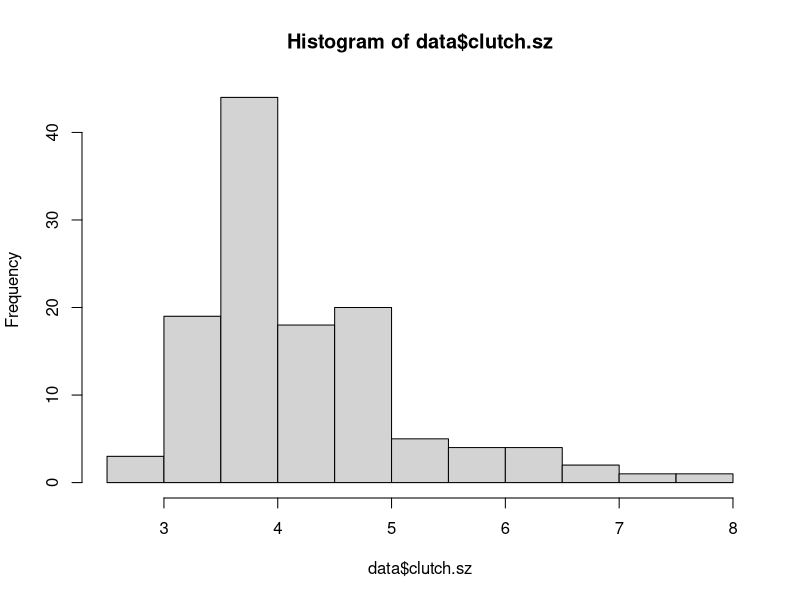
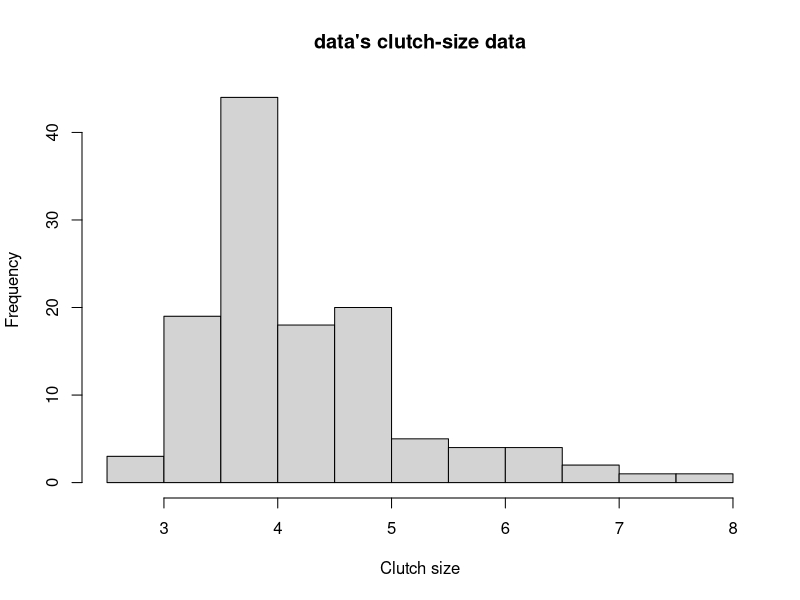
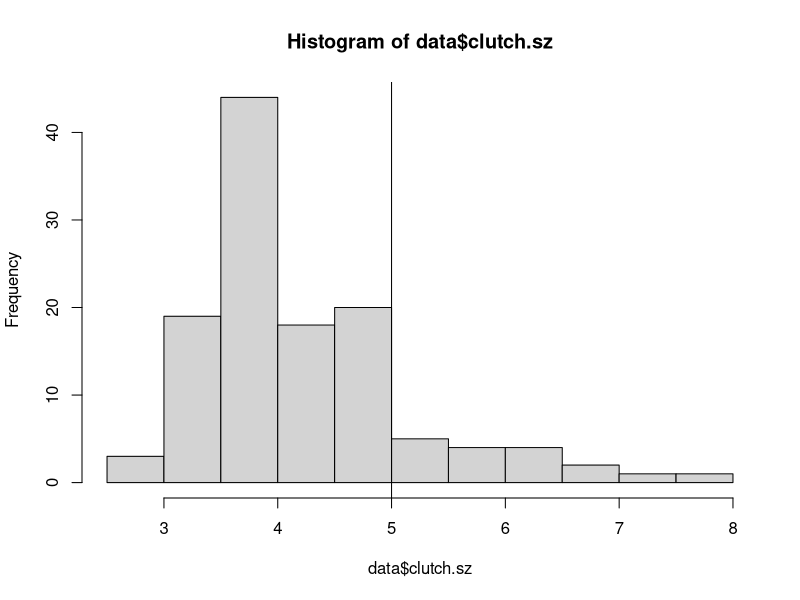
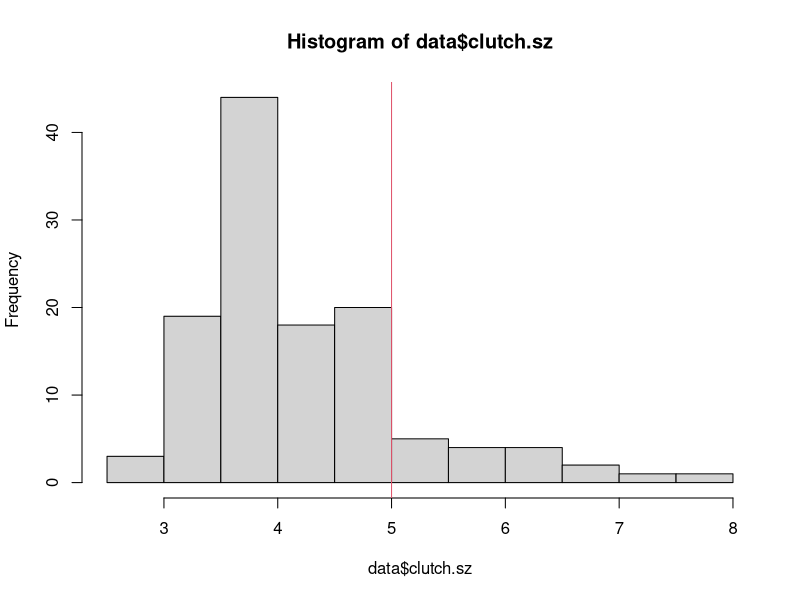
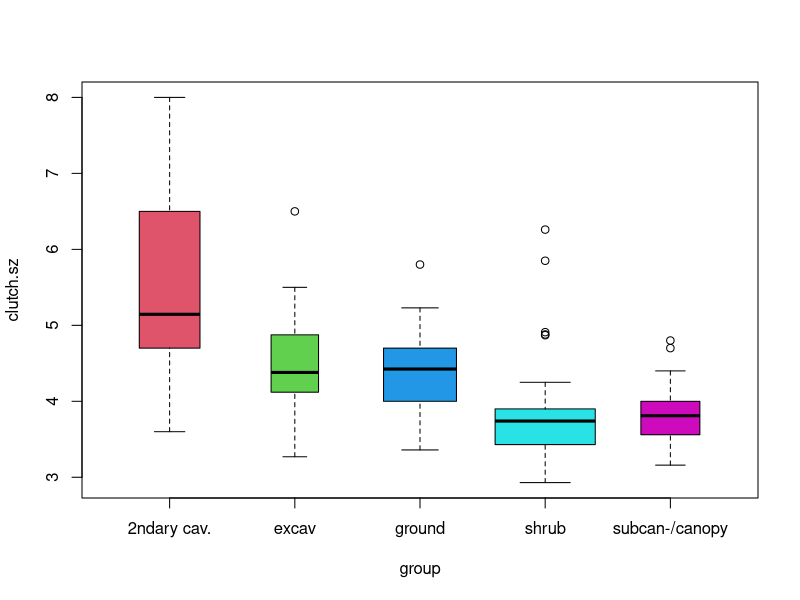
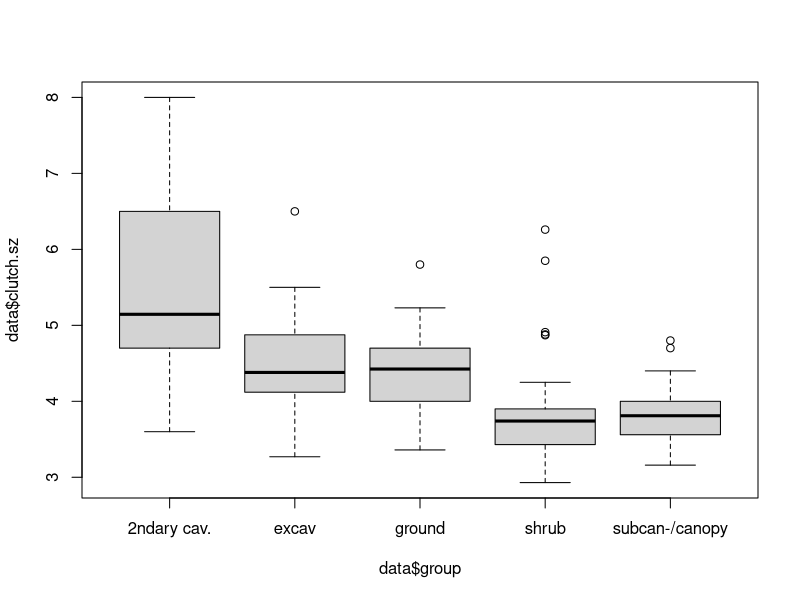
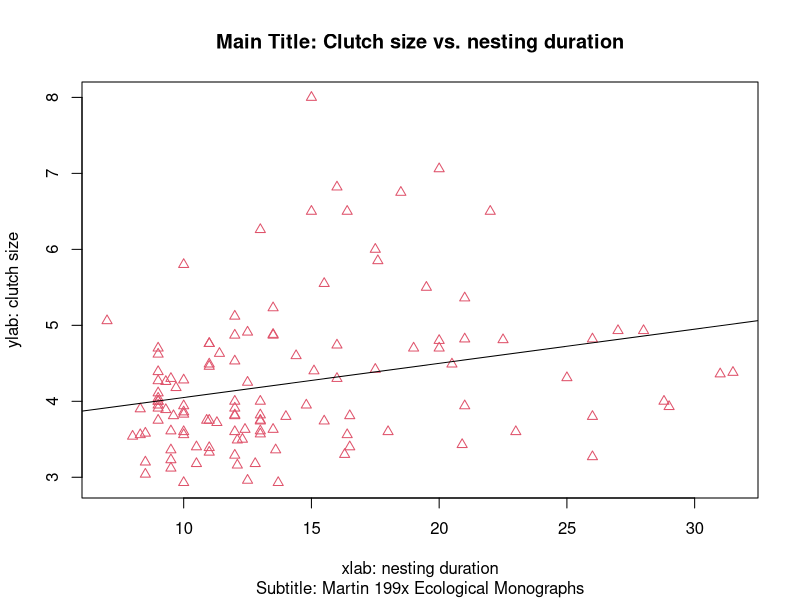
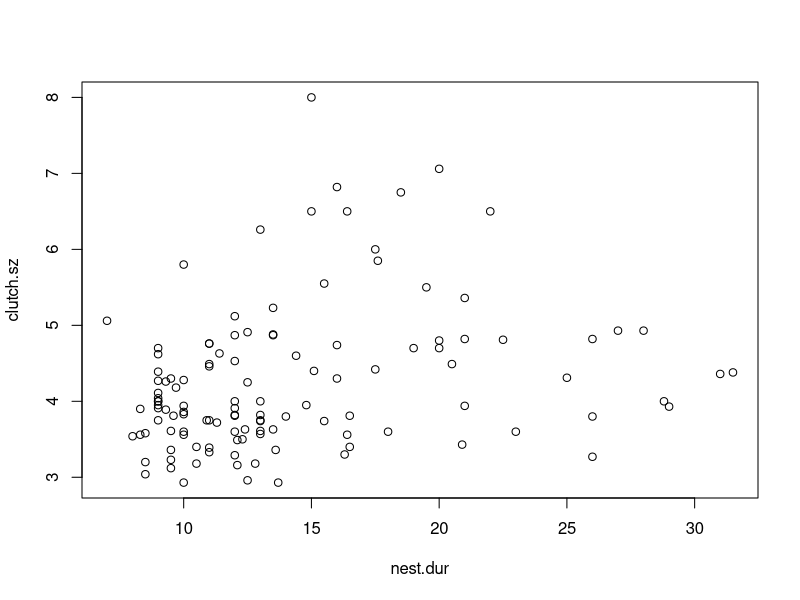

Generate these figures, in order, with R: (Note: this script raises an error after producing the figures.)
## ---- chunk 1
martin <- read.csv("martin_1995_avian_life_history_evolution_appendix1_CSV.csv", skip = 1,
                  na.strings = c("NA","na") )
## ---- chunk 2
martin$group <- gsub("non-excavating","2ndary cav.",martin$group)

## ---- chunk 3

martin$group <- gsub("ground-nesting","ground",martin$group)
## ---- chunk 4
martin$group <- gsub("Subcanopy or canopy","subcan-/canopy",martin$group)

martin$group <- gsub("shrub or low foliage","shrub",martin$group)

martin$group <- gsub("excavating","excav",martin$group)
## ---- chunk 5
martin$trop.or.temp <- "temperate"
i.tropics <- which(martin$lat < 23)
i.boreal <- which(martin$lat > 54)

martin$trop.or.temp[i.tropics] <- "tropics"
martin$trop.or.temp[i.boreal] <- "boreal"
## ---- chunk 6
data <- martin
## ---- chunk 7
#Table for nest location
table(data$group)

#Table for forage location
table(data$foraging.site)

#Table for general lattitudal location
table(data$trop.or.temp)
## ---- chunk 8
#Making a table with with()
with(data, table(group))
## ---- chunk 9
summary(data$group)
## ---- chunk 10
#Change character data to a factor
data$group <- factor(data$group)

#Now I get a table from summary()
summary(data$group)
## ---- chunk 11
#With nesting location in rows
table(data$group, data$foraging.site)

#With nesting location in columns 
table(data$foraging.site, data$group)
## ---- chunk 12
with(data, table(group, foraging.site))
## ---- chunk 13
table(data$group, data$foraging.site, data$trop.or.temp)
## ---- chunk 14
with(data, table(group, foraging.site, trop.or.temp))
## ---- chunk 15
#Look at the names in the data dataframe
names(data)

#Make a histogram of clutch size
hist(data$clutch.sz)
## ---- chunk 16
hist(data$clutch.sz, xlab = "Clutch size", main = "data's clutch-size data")
## ---- chunk 17
#Make histogram
hist(data$clutch.sz)

#Add vertical line at 5
abline(v = 5)
## ---- chunk 18
#Make histogram
hist(data$clutch.sz)
abline(v = 5, col = 2)
## ---- chunk 19
par(mfrow = c(1,1))
boxplot(clutch.sz ~ group, data = data,
        varwidth = TRUE, #modify the width proportional to sample size
        notch = FALSE,   #notches can be used to judge if medians are          
                         #different.  Work best with relativley large sample                 
                         #sizes.
        col = 2:7)       #colors

## ---- chunk 20
boxplot(data$clutch.sz ~ data$group)
## ---- chunk 21
#Plot
plot(clutch.sz ~ nest.dur, data = data,
     main = "Main Title: Clutch size vs. nesting duration",
     sub = "Subtitle: Martin 199x Ecological Monographs",
     xlab = "xlab: nesting duration",
     ylab = "ylab: clutch size",
     col = 2,   #change the color
     pch = 2)   #change th shape of the symbol

#Regression line
abline(a = 3.6,   #intercept
       b = 0.045) #slope
## ---- chunk 22
#Using a tilda ~ and "data =""
plot(clutch.sz ~ nest.dur, data = data)

#Using tilda and explicit column references
plot(data$clutch.sz ~ data$nest.dur)

#Using commas and explicit column ref.  NOte that order of data has been flipped.
plot(data$nest.dur, data$clutch.sz)

## ---- chunk 23

## ---- chunk 24
#Two plots next to each other
par(mfrow = c(1,2))
plot(clutch.sz ~ nest.dur, data = data)
plot(clutch.sz ~ surv.adult, data = data)


#Two plots on top of each other
par(mfrow = c(2,1))
plot(clutch.sz ~ nest.dur, data = data)
plot(clutch.sz ~ surv.adult, data = data)

## ---- chunk 25
#Vertical strip chart
stripchart(data$clutch.sz ~ factor(data$group),
           vertical = TRUE)

#Horizontal strip chart
stripchart(data$clutch.sz ~ factor(data$group),
           vertical = FALSE)
## ---- chunk 26
qplot(clutch.sz,
       data = data) + 
  geom_vline(xintercept = 5) +
  xlab("Clutch size") +
  ylab("Count") + 
  ggtitle("Distribution of clutch sizes, data 1992") +
  theme(axis.text=element_text(size=18),               #increase  font size to 18
        axis.title=element_text(size=22,
                                face="bold")) #use bold text
## ---- chunk 27
coord_flip()
## ---- chunk 28
scale_x_continuous(name="Stem Length",limits=c(15,100)) + #Stem Length (cm)
scale_y_continuous(name="Reversion Probability")
## ---- chunk 29
#keywords: ggplot, legend, font, bold,
theme(
  legend.position="right",
  #legend.position=c(0.15, .85),
  legend.title = element_text(colour="black", 
                              size=24, 
                              face="bold"),
  legend.text = element_text(colour="black", 
                             size = 20, 
                             face = "bold")) +
  
## ---- chunk 30
theme(axis.line = element_line(size=2, color = "black"))    #makes axes lines thicker
## ---- chunk 31
# keywords: box, border, edging, around blot
 theme(panel.border = element_rect(color = "white")) 
## ---- chunk 32
# keywords: box, border, edging, around blot
theme(legend.key = element_rect(colour = 'white')) +   # gets rid of box around length key items

## ---- chunk 33
 theme(panel.grid.minor=element_blank(), 
       panel.grid.major=element_blank())
## ---- chunk 34
theme(axis.title.x = element_text(face="bold", size=32),
      axis.text.x  = element_text(vjust=0.95, 
      size=32,
      face="bold"),
      axis.title.y = element_text(face="bold", 
              size=32,
            vjust=0.35),
              axis.text.y  = element_text(vjust=0.5, 
              size=32,face="bold"))

## ---- chunk 35
plot(surv.adult ~ clutch.sz, data = data)
## ---- chunk 36
hist(data$surv.adult)
## ---- chunk 37
hist(data$clutch.sz)
## ---- chunk 38
library(ggplot2)
## ---- chunk 39
qplot(clutch.sz,
       data = data)
## ---- chunk 40
qplot(clutch.sz,
       data = data) + geom_vline(xintercept = 5)
## ---- chunk 41
qplot(clutch.sz,
       data = data) + 
  geom_vline(xintercept = 5) +
  xlab("Clutch size") +
  ylab("Count") +
  ggtitle("Distribution of clutch sizes, data 1992")
## ---- chunk 42
qplot(clutch.sz,
       data = data) + 
  geom_vline(xintercept = 5) +
  xlab("Clutch size") +
  ylab("Count") +
  ggtitle("Distribution of clutch sizes, data 1992") +
  theme(axis.text=element_text(size=18),
        axis.title=element_text(size=22,face="bold")) + 
  theme_bw()
## ---- chunk 43
qplot(clutch.sz,
       data = data,
      geom = "density") + 
  geom_vline(xintercept = 6) +
  xlab("Clutch size") +
  ylab("Count") +
  ggtitle("Distribution of clutch sizes, data 1992") +
  theme(axis.text=element_text(size=18),
        axis.title=element_text(size=22,face="bold")) + 
  theme_bw()
## ---- chunk 44
qplot(clutch.sz,
       data = data,
      geom = "density",
      color = group,
      group = group) + 
  geom_vline(xintercept = 6) +
  xlab("Clutch size") +
  ylab("Count") +
  ggtitle("Distribution of clutch sizes, data 1992") +
  theme(axis.text=element_text(size=18),
        axis.title=element_text(size=22,face="bold")) + 
  theme_bw()
## ---- chunk 45
qplot(clutch.sz,
       data = data,
      facets = . ~ foraging.site)
## ---- chunk 46
qplot(clutch.sz,
       data = data) +
  facet_wrap(~foraging.site)
## ---- chunk 47
qplot(clutch.sz,
       data = data,
      facets = . ~ group)
## ---- chunk 48
qplot(y = clutch.sz,
      x = group,
      geom = "boxplot",
       data = data) +
  geom_hline(yintercept = 6)
## ---- chunk 49
qplot(y = inc.dur,
      x = pred,
      data = data)
## ---- chunk 50
qplot(y = surv.adult,
      x = clutch.sz,
      data = data)
## ---- chunk 51
qplot(y = surv.adult,
      x = inc.dur,
      data = data)
## ---- chunk 52
qplot(y = surv.adult,
      x = clutch.sz,
      data = data,
      geom = c("point","smooth"))
## ---- chunk 53
qplot(y = surv.adult,
      x = clutch.sz,
      data = data,
      color = group)
## ---- chunk 54
qplot(y = surv.adult,
      x = clutch.sz,
      data = data,
      color = group,
      size = 4)
## ---- chunk 55
qplot(y = surv.adult,
      x = clutch.sz,
      data = data,
      color = group,
      geom = c("point","smooth"),
      method = "lm",
      se = FALSE,
      size = 4)
## ---- chunk 56
qplot(y = clutch.sz,
      x = data$warbler,
      geom = c("boxplot","point"),
      data = data) + geom_hline(yintercept = 5)
